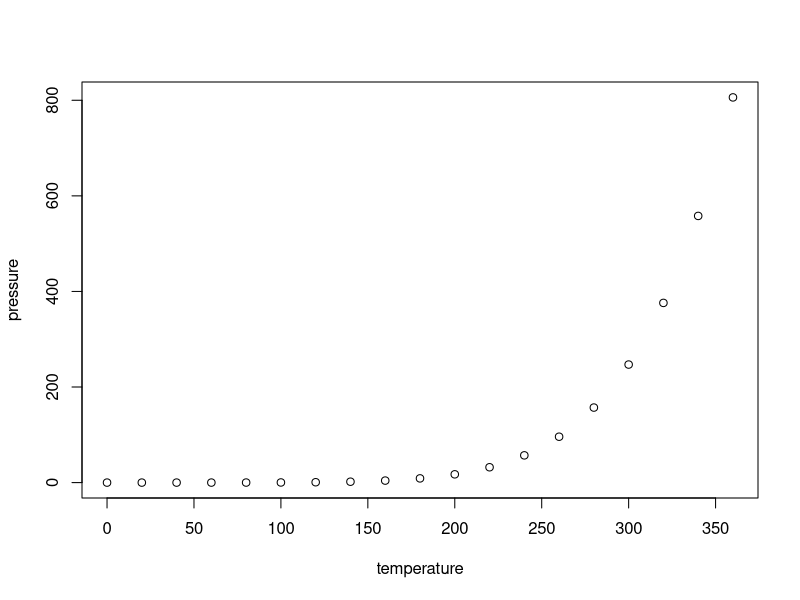
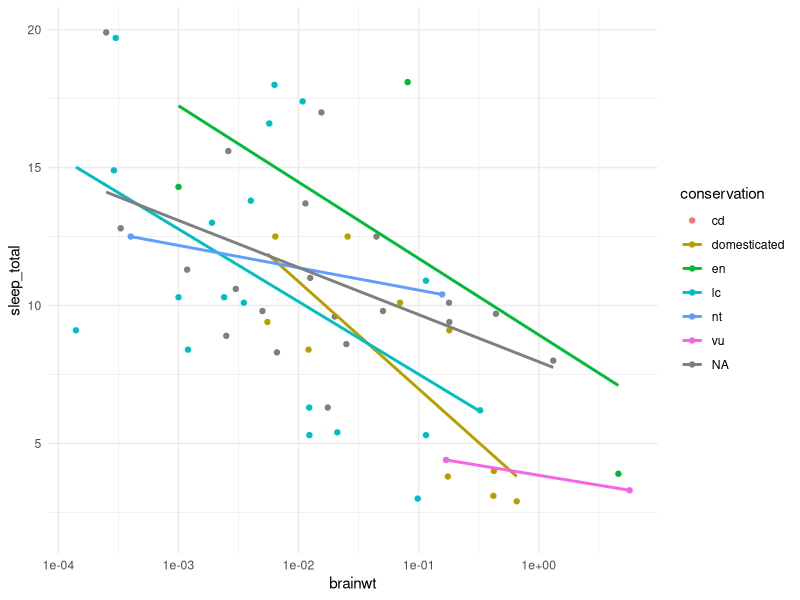

Write the R code that produced these figures, in order.
## ---- chunk 1
knitr::opts_chunk$set(echo = TRUE)
library(tidyverse)
## ---- chunk 2
summary(cars)
## ---- chunk 3
plot(pressure)
## ---- chunk 4
ggplot(msleep, aes(x = brainwt, y = sleep_total, color = conservation)) + geom_point() + scale_x_log10() + theme_minimal() + geom_smooth(method = lm, se = F)

## ---- chunk 5

